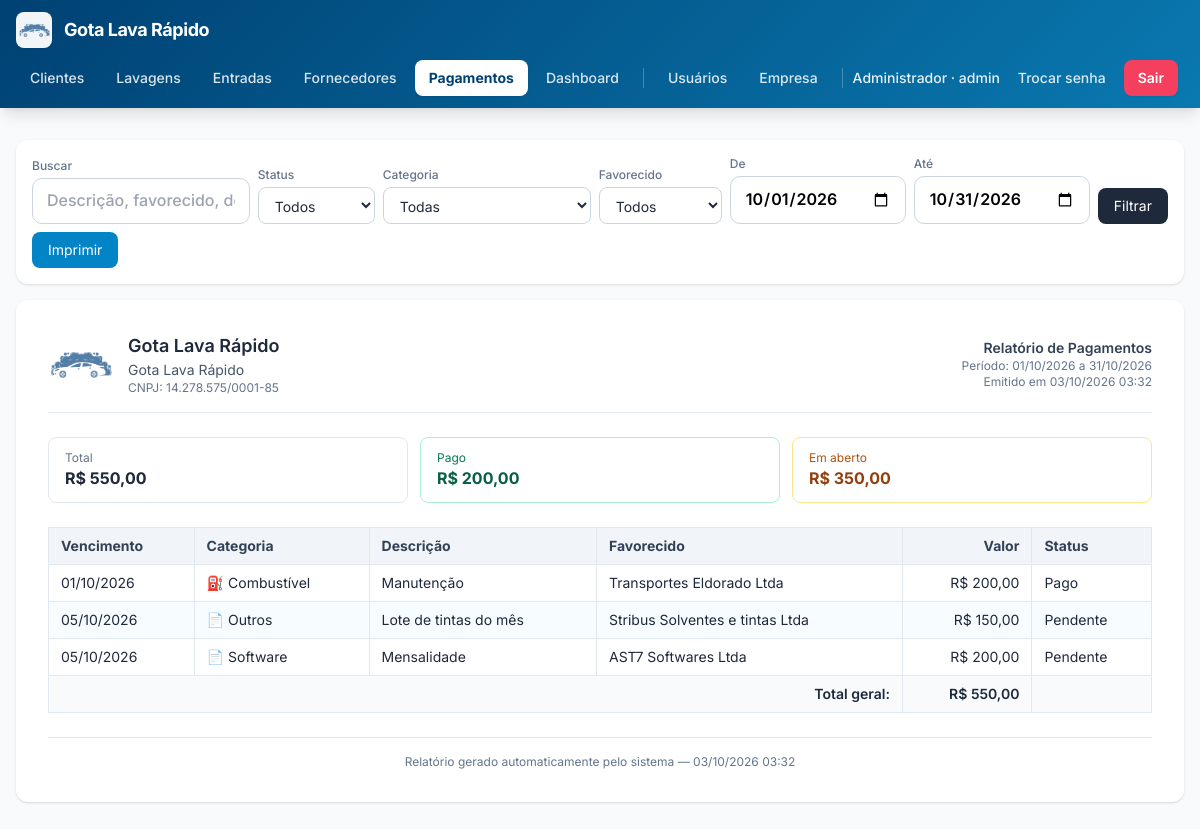
Before: /relatorio_pagamentos.php (signed in) with the older database file.
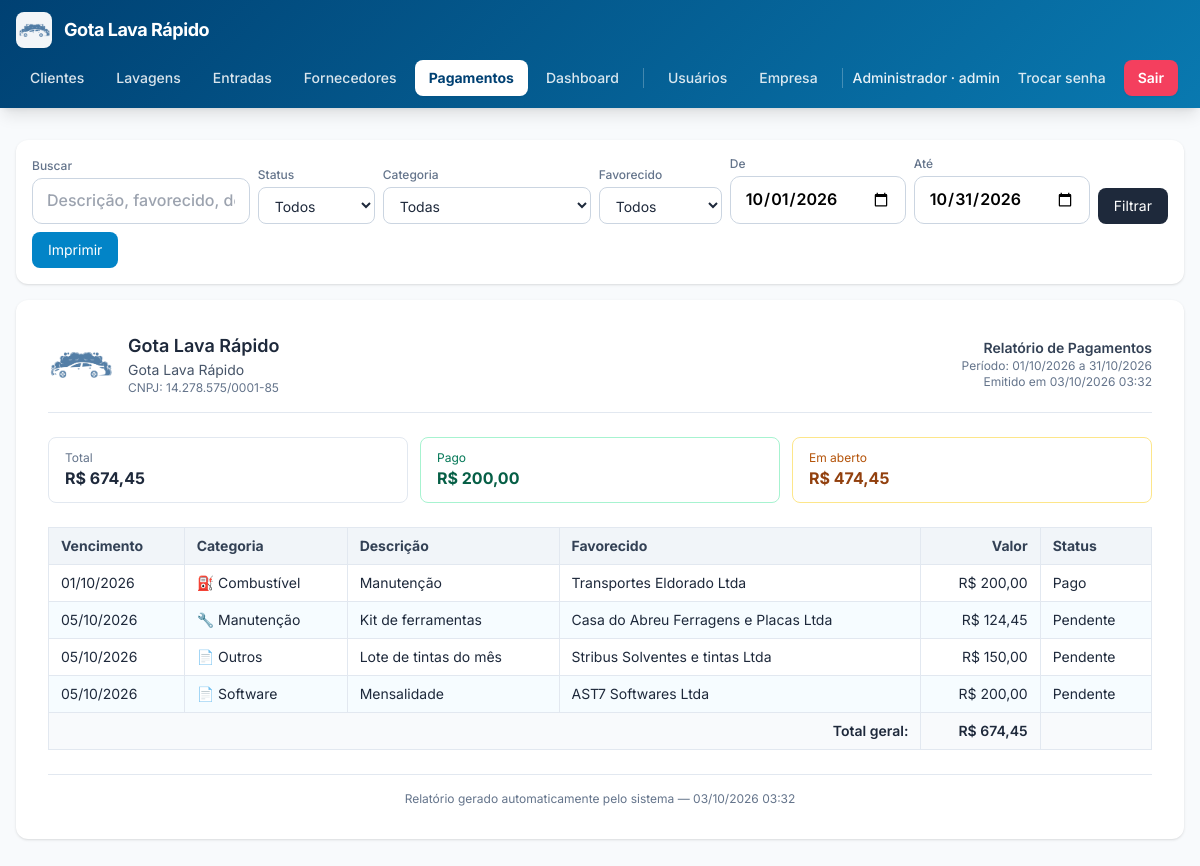
After: the same page with the newer database file.
### tables this page shows
CREATE TABLE pagamentos_despesas (
            id INTEGER PRIMARY KEY AUTOINCREMENT,
            tipo_pessoa TEXT NOT NULL DEFAULT 'avulso',
            pessoa_id INTEGER,
            pessoa_nome TEXT NOT NULL DEFAULT '',
            categoria_id INTEGER NOT NULL,
            descricao TEXT NOT NULL DEFAULT '',
            documento TEXT NOT NULL DEFAULT '',
            valor_centavos INTEGER NOT NULL DEFAULT 0,
            data_vencimento TEXT NOT NULL,
            data_pagamento TEXT NOT NULL DEFAULT '',
            forma_pagamento TEXT NOT NULL DEFAULT '',
            observacoes TEXT NOT NULL DEFAULT '',
            criado_por INTEGER,
            criado_em TEXT NOT NULL DEFAULT (datetime('now','localtime')),
            atualizado_em TEXT NOT NULL DEFAULT (datetime('now','localtime'))
        );

CREATE TABLE categorias_pagamento (
            id INTEGER PRIMARY KEY AUTOINCREMENT,
            nome TEXT NOT NULL UNIQUE,
            cor TEXT NOT NULL DEFAULT '#64748b',
            icone TEXT NOT NULL DEFAULT '📄',
            ativo INTEGER NOT NULL DEFAULT 1,
            ordem INTEGER NOT NULL DEFAULT 0,
            criado_em TEXT NOT NULL DEFAULT (datetime('now','localtime'))
        );

### functions.php (called while the page is built, shortened)
<?php
function e(?string $s): string {
    return htmlspecialchars((string)$s, ENT_QUOTES, 'UTF-8');
}
function centavos_para_moeda(int $c): string {
    return number_format($c / 100, 2, ',', '.');
}
function centavos_para_moeda_brl(int $c): string {
    return 'R$ ' . centavos_para_moeda($c);
}
function ensure_pagamentos(): void {
    static $ok = false;
    if ($ok) return;
    $ok = true;
}
function status_pagamento(array $p): string {
    if (!empty($p['data_pagamento'])) return 'pago';
    $hoje = date('Y-m-d');
    return $p['data_vencimento'] < $hoje ? 'atrasado' : 'pendente';
}
function listar_pagamentos(array $f = []): array {
    $where  = [];
    $params = [];
    if (!empty($f['de'])) {
        $where[] = 'p.data_vencimento >= :de';
        $params[':de'] = $f['de'];
    }
    if (!empty($f['ate'])) {
        $where[] = 'p.data_vencimento <= :ate';
        $params[':ate'] = $f['ate'];
    }
    $sqlWhere = $where ? 'WHERE ' . implode(' AND ', $where) : '';
    $sql = "SELECT p.*, c.nome AS categoria_nome, c.cor AS categoria_cor, c.icone AS categoria_icone
            FROM pagamentos_despesas p
            LEFT JOIN categorias_pagamento c ON c.id = p.categoria_id
            $sqlWhere
            ORDER BY p.data_vencimento ASC, p.id DESC";
    $st = db()->prepare($sql);
    $st->execute($params);
    return $st->fetchAll();
}

### config.php (called while the page is built, shortened)
<?php
function db(): PDO {
    static $pdo = null;
    if ($pdo === null) {
        $pdo = new PDO('sqlite:' . DB_PATH, null, null, [
            PDO::ATTR_ERRMODE            => PDO::ERRMODE_EXCEPTION,
            PDO::ATTR_DEFAULT_FETCH_MODE => PDO::FETCH_ASSOC,
        ]);
        $pdo->exec('PRAGMA foreign_keys = ON');
        $pdo->exec('PRAGMA journal_mode = WAL');
    }
    return $pdo;
}
require_once APP_ROOT . '/functions.php';

### relatorio_pagamentos.php (the view, shortened to what the changed rows need)
<?php
require_once __DIR__ . '/config.php';
$filtros = [
    'status'       => $_GET['status']        ?? '',
    'categoria_id' => (int)($_GET['categoria'] ?? 0),
    'tipo_pessoa'  => $_GET['tipo_pessoa']   ?? '',
    'de'           => $_GET['de']            ?? date('Y-m-01'),
    'ate'          => $_GET['ate']           ?? date('Y-m-t'),
    'q'            => trim((string)($_GET['q'] ?? '')),
];
$pagamentos = listar_pagamentos($filtros);
$totalGeral = 0;
$totalPago  = 0;
foreach ($pagamentos as $p) {
    $totalGeral += (int)$p['valor_centavos'];
    if (!empty($p['data_pagamento'])) $totalPago += (int)$p['valor_centavos'];
}
$totalAberto = $totalGeral - $totalPago;
require __DIR__ . '/header.php';
?>
<div class="relatorio-card bg-white rounded-xl shadow p-6 sm:p-8">
  <div class="grid grid-cols-3 gap-3 mb-6">
    <div class="border border-slate-200 rounded-lg px-4 py-3">
      <div class="text-xs text-slate-500">Total</div>
      <div class="font-bold text-slate-800"><?= e(centavos_para_moeda_brl($totalGeral)) ?></div>
    </div>
    <div class="border border-amber-200 rounded-lg px-4 py-3">
      <div class="text-xs text-amber-700">Em aberto</div>
      <div class="font-bold text-amber-800"><?= e(centavos_para_moeda_brl($totalAberto)) ?></div>
    </div>
  </div>
  <table class="w-full text-sm border-collapse">
    <thead>
      <tr class="bg-slate-100 text-slate-700">
        <th class="text-left px-3 py-2 border border-slate-200">Vencimento</th>
        <th class="text-left px-3 py-2 border border-slate-200">Categoria</th>
        <th class="text-left px-3 py-2 border border-slate-200">Descrição</th>
        <th class="text-left px-3 py-2 border border-slate-200">Favorecido</th>
        <th class="text-right px-3 py-2 border border-slate-200">Valor</th>
        <th class="text-left px-3 py-2 border border-slate-200">Status</th>
      </tr>
    </thead>
    <tbody>
      <?php if (!$pagamentos): ?>
        <tr><td colspan="6" class="text-center py-8 text-slate-400">Nenhum registro no período.</td></tr>
      <?php else: foreach ($pagamentos as $p):
        $st = status_pagamento($p);
        $lbl = $st === 'pago' ? 'Pago' : ($st === 'atrasado' ? 'Atrasado' : 'Pendente');
      ?>
        <tr>
          <td class="px-3 py-2 border border-slate-200 whitespace-nowrap">
            <?= e(date('d/m/Y', strtotime($p['data_vencimento']))) ?>
          </td>
          <td class="px-3 py-2 border border-slate-200">
            <?= e($p['categoria_icone']) ?> <?= e($p['categoria_nome']) ?>
          </td>
          <td class="px-3 py-2 border border-slate-200"><?= e($p['descricao']) ?></td>
          <td class="px-3 py-2 border border-slate-200"><?= e($p['pessoa_nome']) ?></td>
          <td class="px-3 py-2 border border-slate-200 text-right whitespace-nowrap">
            <?= e(centavos_para_moeda_brl((int)$p['valor_centavos'])) ?>
          </td>
          <td class="px-3 py-2 border border-slate-200 whitespace-nowrap"><?= e($lbl) ?></td>
        </tr>
      <?php endforeach; endif; ?>
    </tbody>
    <tfoot>
      <tr class="bg-slate-50 font-semibold">
        <td colspan="4" class="px-3 py-2 border border-slate-200 text-right">Total geral:</td>
        <td class="px-3 py-2 border border-slate-200 text-right"><?= e(centavos_para_moeda_brl($totalGeral)) ?></td>
        <td class="border border-slate-200"></td>
      </tr>
    </tfoot>
  </table>
</div>
<?php require __DIR__ . '/footer.php'; ?>

Changed rows visible on the page:
added pagamentos_despesas: data_vencimento "05/10/2026", categorias_pagamento.icone "🔧", categorias_pagamento.nome "Manutenção", descricao "Kit de ferramentas", pessoa_nome "Casa do Abreu Ferragens e Placas Ltda", valor_centavos "R$ 124,45", data_vencimento "Pendente"
Other visible differences:
centavos_para_moeda_brl($totalGeral): "R$ 550,00" → "R$ 674,45"
centavos_para_moeda_brl($totalAberto): "R$ 350,00" → "R$ 474,45"
